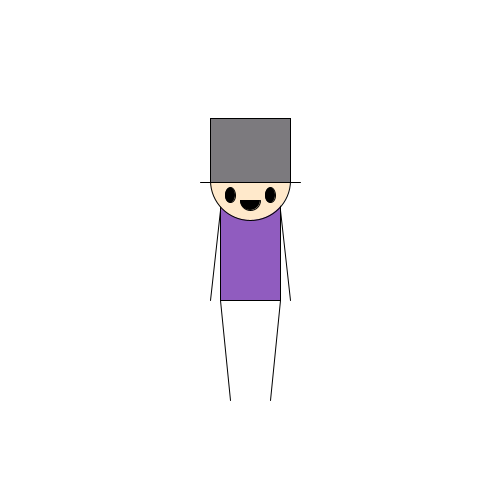
Frame 1 (no input)
Frame 60 (the mouse pressed at the canvas centre just before this capture): identical to frame 1, image omitted
Frame 120 (the mouse held since frame 60 and released just before this capture): identical to frame 1, image omitted

The Processing sketch that drew this single still picture (run headless with seeded random() and noise(); from frame 60 on, the mouse is pressed at the canvas centre):

// Processing sketch: processing_90540
// ── processing_90540.pde

void setup() {
  //window size
  size(500,500);
}
void draw() {
  //white background
  background(255);
  
  ellipseMode(CENTER);  
  rectMode(CENTER);
  
  //body
  stroke(0);
  fill(144,92,191);
  rect(250,250,60,100);
  
  //head
  stroke(0);
  fill(255,233,203);
  ellipse(250,180,80,80);
  
  //tophat
  stroke(0);
  fill(124,122,126);
  rect(250,150,80,64);
  //tophat's rim
  line(200,182,300,182);
  
  //eyes
  stroke(0);
  fill(0);
  ellipse(230,195,10,15);
  ellipse(270,195,10,15);
  
  //mouth
  stroke(0);
  fill(0);
  arc(250,200,20,20,2*PI,3*PI);
  
  //arms
  stroke(0);
  line(220,210,210,300);
  line(280,210,290,300);
  
  //legs
  stroke(0);
  line(220,300,230,400);
  line(280,300,270,400);
  
  //feet
  
}
